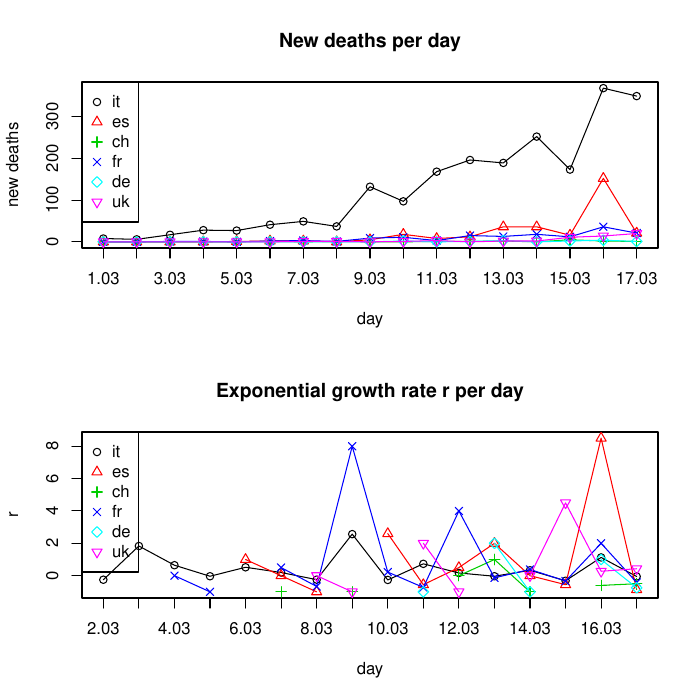

Here is the R script that generated this plot:
## Exponential growth
# y = a * (1 + r)^x
# a = initial value (the amount before measuring growth or decay)
# r = growth or decay rate (most often represented as a percentage and expressed as a decimal)
# x = number of time intervals that have passed
# (y/a)^(1/x) - 1 = r


## March: New confirmed covid-19 deaths per day. Data taken from daily situation reports from the WHO website.
days <- c('01.03','02.03','03.03','04.03','05.03','06.03','07.03',
          '08.03','09.03','10.03','11.03','12.03','13.03','14.03',
          '15.03','16.03','17.03')
it <- c(8,6,17,28,27,41,49,37,132,97,168,196,189,252,173,368,349)
es <- c(0,0,0,0,1,2,2,0,5,18,8,12,36,36,16,152,21)
ch <- c(0,0,0,0,0,1,0,1,0,0,1,1,2,0,5,2,1)
fr <- c(0,0,1,1,0,2,3,1,9,11,3,15,13,18,12,36,21)
de <- c(0,0,0,0,0,0,0,0,0,2,0,1,3,0,2,4,1)
uk <- c(0,0,0,0,0,0,1,1,0,1,3,0,2,2,11,14,20)
all_countries <- list(it,es,ch,fr,de,uk)


## Computing exponential growth rates r
compute_r <- function(y, t, x){
  r <- c()
  for(i in 2:length(t)){
    new_r <- (y[i] / y[i-1])^(1/x) - 1
    if(abs(new_r) %in% c(Inf, NaN)) new_r <- NA
    r <- c(r, new_r)
  }
  return(r)
}

r_it <- compute_r(it, days, 1)
r_es <- compute_r(es, days, 1)
r_ch <- compute_r(ch, days, 1)
r_fr <- compute_r(fr, days, 1)
r_de <- compute_r(de, days, 1)
r_uk <- compute_r(uk, days, 1)
all_countries_r <- list(r_it,r_es,r_ch,r_fr,r_de,r_uk)


## Plotting
all_countries_names <- c('it','es','ch','fr','de','uk')
colors <- 1:length(all_countries_names)
pchs <- 1:length(all_countries_names)

pdf('covid-19-new-deaths.pdf')

par(mfrow=c(2,1))

# New cases per day
plot(days, unlist(all_countries[1]), main='New deaths per day', type='o',
     ylim=c(0,max(unlist(all_countries),na.rm=T)),
     xaxt="n", col=colors[1], pch=pchs[1], ylab='new deaths', xlab='day')
axis(1, at=days, labels=T)
for(i in 2:length(all_countries)){
  lines(days, unlist(all_countries[i]), type='o', col=colors[i], pch=pchs[i])
}
legend('topleft',legend=all_countries_names,col=colors,pch=pchs)

# Exponential growth rate r per day
plot(days[-1], unlist(all_countries_r[1]), main='Exponential growth rate r per day', type='o',
     ylim=c(min(unlist(all_countries_r),na.rm=T), max(unlist(all_countries_r),na.rm=T)),
     xaxt="n", col=colors[1], pch=pchs[1], ylab='r', xlab='day')
axis(1, at=days[-1], labels=T)
for(i in 2:length(all_countries_r)){
  lines(days[-1], unlist(all_countries_r[i]), type='o', col=colors[i], pch=pchs[i])
}
legend('topleft',legend=all_countries_names,col=colors,pch=pchs)

dev.off <- dev.off()
